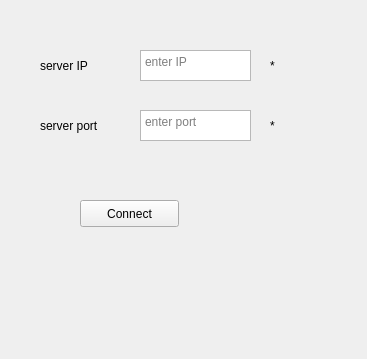
<?xml version="1.0" encoding="UTF-8"?>
<ui version="4.0">
 <class>ConnectWindow</class>
 <widget class="QMainWindow" name="ConnectWindow">
  <property name="enabled">
   <bool>true</bool>
  </property>
  <property name="geometry">
   <rect>
    <x>0</x>
    <y>0</y>
    <width>367</width>
    <height>359</height>
   </rect>
  </property>
  <property name="windowTitle">
   <string>ConnectWindow</string>
  </property>
  <widget class="QWidget" name="centralWidget">
   <widget class="QLabel" name="label">
    <property name="geometry">
     <rect>
      <x>40</x>
      <y>50</y>
      <width>81</width>
      <height>31</height>
     </rect>
    </property>
    <property name="text">
     <string>server IP</string>
    </property>
   </widget>
   <widget class="QPlainTextEdit" name="ServerIP">
    <property name="geometry">
     <rect>
      <x>140</x>
      <y>50</y>
      <width>111</width>
      <height>31</height>
     </rect>
    </property>
    <property name="cursor" stdset="0">
     <cursorShape>IBeamCursor</cursorShape>
    </property>
    <property name="placeholderText">
     <string>enter IP</string>
    </property>
   </widget>
   <widget class="QLabel" name="label_2">
    <property name="geometry">
     <rect>
      <x>40</x>
      <y>110</y>
      <width>91</width>
      <height>31</height>
     </rect>
    </property>
    <property name="text">
     <string>server port</string>
    </property>
   </widget>
   <widget class="QPlainTextEdit" name="ServerPort">
    <property name="geometry">
     <rect>
      <x>140</x>
      <y>110</y>
      <width>111</width>
      <height>31</height>
     </rect>
    </property>
    <property name="cursor" stdset="0">
     <cursorShape>IBeamCursor</cursorShape>
    </property>
    <property name="placeholderText">
     <string>enter port</string>
    </property>
   </widget>
   <widget class="QPushButton" name="ConnectBtn">
    <property name="enabled">
     <bool>true</bool>
    </property>
    <property name="geometry">
     <rect>
      <x>80</x>
      <y>200</y>
      <width>99</width>
      <height>27</height>
     </rect>
    </property>
    <property name="cursor">
     <cursorShape>PointingHandCursor</cursorShape>
    </property>
    <property name="text">
     <string>Connect</string>
    </property>
   </widget>
   <widget class="QLabel" name="PortEror">
    <property name="enabled">
     <bool>true</bool>
    </property>
    <property name="geometry">
     <rect>
      <x>270</x>
      <y>110</y>
      <width>20</width>
      <height>31</height>
     </rect>
    </property>
    <property name="styleSheet">
     <string notr="true">color : 'red'</string>
    </property>
    <property name="text">
     <string>*</string>
    </property>
   </widget>
   <widget class="QLabel" name="IPEror">
    <property name="enabled">
     <bool>true</bool>
    </property>
    <property name="geometry">
     <rect>
      <x>270</x>
      <y>50</y>
      <width>16</width>
      <height>31</height>
     </rect>
    </property>
    <property name="styleSheet">
     <string notr="true">color : 'red'</string>
    </property>
    <property name="text">
     <string>*</string>
    </property>
   </widget>
   <widget class="QLabel" name="label_3">
    <property name="geometry">
     <rect>
      <x>0</x>
      <y>0</y>
      <width>371</width>
      <height>361</height>
     </rect>
    </property>
    <property name="cursor">
     <cursorShape>ArrowCursor</cursorShape>
    </property>
    <property name="text">
     <string/>
    </property>
    <property name="pixmap">
     <pixmap>b3.jpg</pixmap>
    </property>
    <property name="scaledContents">
     <bool>true</bool>
    </property>
   </widget>
   <zorder>label_3</zorder>
   <zorder>PortEror</zorder>
   <zorder>IPEror</zorder>
   <zorder>ServerIP</zorder>
   <zorder>ServerPort</zorder>
   <zorder>label_2</zorder>
   <zorder>label</zorder>
   <zorder>ConnectBtn</zorder>
  </widget>
 </widget>
 <layoutdefault spacing="6" margin="11"/>
 <tabstops>
  <tabstop>ServerIP</tabstop>
  <tabstop>ServerPort</tabstop>
  <tabstop>ConnectBtn</tabstop>
 </tabstops>
 <resources/>
 <connections/>
</ui>
